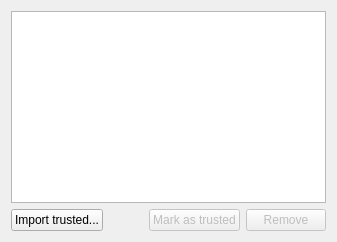
          <widget class="QWidget" name="stackedWidgetPage5">
           <layout class="QVBoxLayout" name="verticalLayout">
            <item>
             <widget class="QListWidget" name="knownHostList">
              <property name="selectionMode">
               <enum>QAbstractItemView::ExtendedSelection</enum>
              </property>
              <property name="sortingEnabled">
               <bool>true</bool>
              </property>
             </widget>
            </item>
            <item>
             <layout class="QHBoxLayout" name="horizontalLayout_2">
              <item>
               <widget class="QPushButton" name="importTrustedButton">
                <property name="text">
                 <string>Import trusted...</string>
                </property>
               </widget>
              </item>
              <item>
               <spacer name="horizontalSpacer">
                <property name="orientation">
                 <enum>Qt::Horizontal</enum>
                </property>
                <property name="sizeHint" stdset="0">
                 <size>
                  <width>40</width>
                  <height>20</height>
                 </size>
                </property>
               </spacer>
              </item>
              <item>
               <widget class="QPushButton" name="trustKnownHosts">
                <property name="enabled">
                 <bool>false</bool>
                </property>
                <property name="text">
                 <string>Mark as trusted</string>
                </property>
                <property name="icon">
                 <iconset theme="security-high">
                  <normaloff>theme:security-high.svg</normaloff>theme:security-high.svg</iconset>
                </property>
               </widget>
              </item>
              <item>
               <widget class="QPushButton" name="removeKnownHosts">
                <property name="enabled">
                 <bool>false</bool>
                </property>
                <property name="text">
                 <string>Remove</string>
                </property>
               </widget>
              </item>
             </layout>
            </item>
           </layout>
          </widget>
